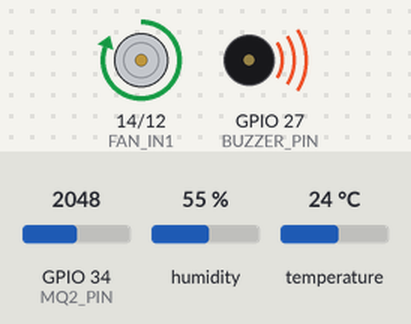
Bench run of a sketch on a simulated ESP32. On the bench: motor-driver pin pairs drawn as motors (green arrow = first pin HIGH = forward, orange = second pin HIGH = backward, longer = more drive, scaled by the enable pin), buzzer (waves = sounding). The test bench sets the inputs (shaded band); at power-on: GPIO 34 (MQ2_PIN) = 2048, humidity 55 %, temperature 24 °C. WiFi joins after 1.5 s; servers stay silent unless stated; web services answer with replies made up by the test bench; what the sketch prints to the serial monitor is not drawn.

Above: at 3.7 s.
3.8 s: GPIO 34 (MQ2_PIN) set to 1048
15.2 s: GPIO 34 (MQ2_PIN) set to 944
At 19.4 s:
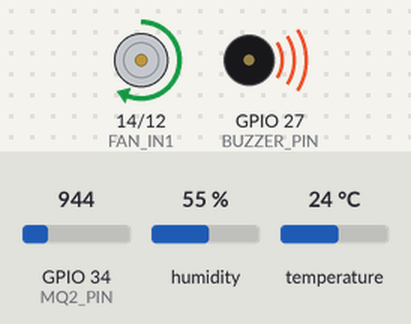
26.6 s: GPIO 34 (MQ2_PIN) set to 1040
At 34.2 s:
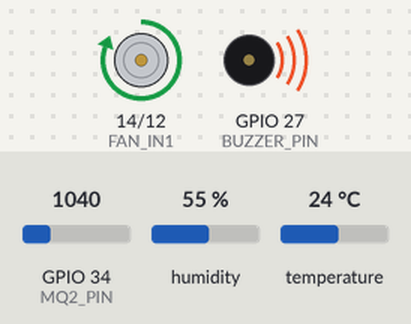
38.0 s: GPIO 34 (MQ2_PIN) set to 960
At 50.4 s:
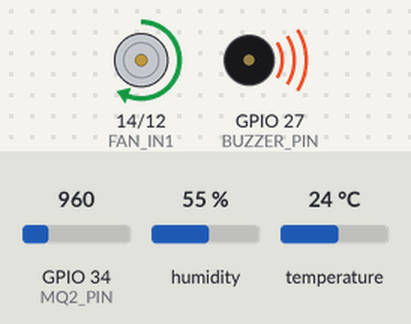
Timing chart, 0 to 51.7 s (numbered marks = the images above; inputs shaded):
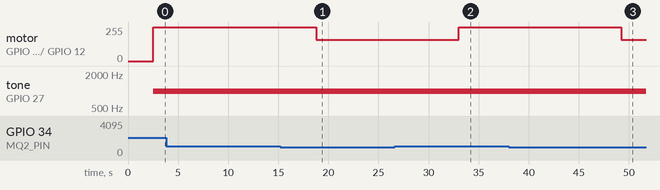

Measured:
- the behaviour switches between 1000 and 999 on GPIO 34 (MQ2_PIN) (found by bisection; images 0 and 1)
- after the input at 3.8 s, every drawn part: stays the same
- after the input at 15.2 s, motor on GPIO 14 (FAN_IN1) / GPIO 12 (FAN_IN2): forward 255/255 → forward 160/255 after 3.6 s
- after the input at 26.6 s, motor on GPIO 14 (FAN_IN1) / GPIO 12 (FAN_IN2): goes on until 33.0 s, then stays forward 255/255
- after the input at 38.0 s, motor on GPIO 14 (FAN_IN1) / GPIO 12 (FAN_IN2): forward 255/255 → forward 160/255 after 11.3 s

The sketch:

Arduino_code.ino
```cpp
#include <WiFi.h>
#include <HTTPClient.h>
#include <DHT.h>

// === WiFi Credentials ===
const char* ssid = "5677A";
const char* password = "Biryani@5677A";

// === ThingSpeak Configuration ===
const char* server = "http://api.thingspeak.com/update";
String apiKey = "K45SSWNZ0BO9ZZ2T";

// === DHT11 Sensor ===
#define DHTPIN 4
#define DHTTYPE DHT11
DHT dht(DHTPIN, DHTTYPE);

// === MQ2 Sensor ===
#define MQ2_PIN 34

// === Fan Pins ===
#define FAN_ENA 23
#define FAN_IN1 14
#define FAN_IN2 12

// === Buzzer ===
#define BUZZER_PIN 27

// === Timing Variables ===
unsigned long lastUpdate = 0;
const unsigned long updateInterval = 15000;

void setup() {
  Serial.begin(115200);
  delay(500);
  Serial.println("🚀 System Booting...");

  dht.begin();
  pinMode(FAN_ENA, OUTPUT);
  pinMode(FAN_IN1, OUTPUT);
  pinMode(FAN_IN2, OUTPUT);
  pinMode(BUZZER_PIN, OUTPUT);

  digitalWrite(FAN_IN1, HIGH);
  digitalWrite(FAN_IN2, LOW);
  analogWrite(FAN_ENA, 0);

  Serial.println("🔌 Connecting to WiFi...");
  WiFi.begin(ssid, password);
  int attempts = 0;
  while (WiFi.status() != WL_CONNECTED && attempts < 15) {
    delay(1000);
    Serial.print(".");
    attempts++;
  }

  if (WiFi.status() == WL_CONNECTED) {
    Serial.println("\n✅ WiFi connected!");
    Serial.print("IP Address: ");
    Serial.println(WiFi.localIP());
  } else {
    Serial.println("\n❌ WiFi connection failed.");
  }
}

void loop() {
  unsigned long currentMillis = millis();
  if (currentMillis - lastUpdate >= updateInterval || lastUpdate == 0) {
    float temp = dht.readTemperature();
    float hum = dht.readHumidity();
    int gasValue = analogRead(MQ2_PIN);

    // Estimate AQI value
    int aqi = map(gasValue, 200, 2000, 0, 500);
    aqi = constrain(aqi, 0, 500);

    // Fan speed from TEMP
    int fanSpeed_temp = 0;
    if (temp >= 18 && temp < 20) fanSpeed_temp = 140;
    else if (temp >= 20 && temp <= 25) fanSpeed_temp = 160;
    else if (temp > 25) fanSpeed_temp = 255;

    // Fan speed from GAS
    int fanSpeed_gas = 0;
    if (gasValue >= 600 && gasValue < 800) fanSpeed_gas = 140;
    else if (gasValue >= 800 && gasValue < 1000) fanSpeed_gas = 160;
    else if (gasValue >= 1000) fanSpeed_gas = 255;

    int fanSpeed = max(fanSpeed_temp, fanSpeed_gas);

    // === Apply full-speed burst if needed
    if (fanSpeed > 0 && fanSpeed < 180) {
      Serial.println("💨 Boosting fan with full speed burst...");
      analogWrite(FAN_ENA, 255);  // Full speed burst
      delay(1000);                // 1 second
    }

    // Apply final fan speed
    analogWrite(FAN_ENA, fanSpeed);

    // Buzzer logic
    if (fanSpeed > 0 || gasValue > 600) {
      tone(BUZZER_PIN, 1000);
      Serial.println("🔔 Buzzer ON: Fan active or gas detected");
    } else {
      noTone(BUZZER_PIN);
      Serial.println("🔕 Buzzer OFF");
    }

    // Debug output
    Serial.print("✅ Temp: "); Serial.print(temp);
    Serial.print(" °C | Hum: "); Serial.print(hum);
    Serial.print(" % | Gas: "); Serial.print(gasValue);
    Serial.print(" | AQI: "); Serial.print(aqi);
    Serial.print(" | Fan PWM: "); Serial.println(fanSpeed);

    // ThingSpeak upload
    String url = String(server) + "?api_key=" + apiKey +
                 "&field1=" + String(temp) +
                 "&field2=" + String(hum) +
                 "&field3=" + String(fanSpeed) +
                 "&field4=" + String(aqi) +
                 "&field5=" + String(gasValue);

    Serial.println("🌐 Sending to ThingSpeak...");
    Serial.println(url);

    HTTPClient http;
    http.begin(url);
    int httpCode = http.GET();

    if (httpCode > 0) {
      Serial.println("📡 Data sent to ThingSpeak!");
    } else {
      Serial.println("⚠️ Error sending data:");
      Serial.println(httpCode);
    }

    http.end();
    lastUpdate = currentMillis;
  }

  delay(1000);
}
```
